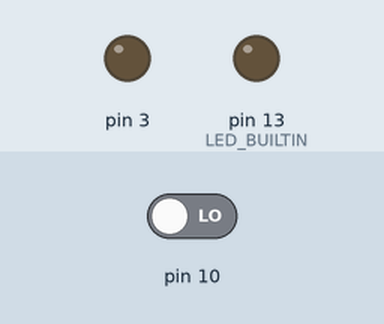
This sketch was run on a simulated Arduino Uno, built for the host (arithmetic inside an expression is 32-bit, double 64-bit). Parts: output pins drawn as LEDs (lit = HIGH). The inputs (shaded band) are chosen by the test bench; at power-on: pin 10 LOW. What the sketch prints to the serial monitor is not drawn.

Above: at 1.2 s.
1.3 s: pin 10 driven HIGH
At 2.0 s:
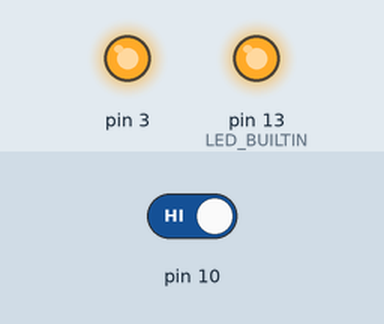
Timing chart, 0 to 4.3 s (numbered marks = the images above; inputs shaded):
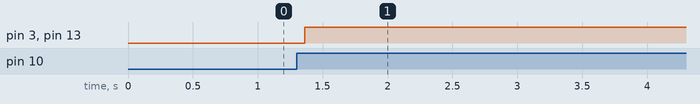

Measured:
- after the input at 1.3 s, pin 3, pin 13 (LED_BUILTIN): LOW → HIGH after 0.06 s

The sketch:

robotStuff.ino
```cpp
//  Robot controlling program for quad legged robot

#include <Wire.h>
#include <Servo.h>
#include <Adafruit_PWMServoDriver.h>

//#include <BLEDevice.h>
//#include <BLEUtils.h>
//#include <BLEScan.h>
//#include <BLEAdvertisedDevice.h>

#include "math.h"

#define USMIN  350 // This is the rounded 'minimum' microsecond length based on the minimum pulse of 150
#define USMAX  2300 // This is the rounded 'maximum' microsecond length based on the maximum pulse of 600
#define SERVO_FREQ 50 // Analog servos run at ~50 Hz updates

#define PI_Value 3.1416
#define Base_Length 113.1

#define Coxa_Length 82.25
#define Femur_Length 82.25
#define Tibia_Length 82.25

Adafruit_PWMServoDriver pwm = Adafruit_PWMServoDriver(0x40, Wire1);

//custom math
double robotDimensions[] = {113.137, 82.25, 82.25, 82.25}; //{coxa joint to adjacent coxa joint length, coxa length, femur length, tibia length} in mm from joint center to joint center
double legLocation[4][3] = {{ -175, 175, 0}, {175, 175, 0}, { -175, -175, 0}, {175, -175, 0}}; //{leg selected, {foot x, foot y, foot z}} in mm from robot center
double torsoLocation[] = {0, 0, 0}; //{center x, center y, center z} in mm from center of robot on the plane passing through all joints when perpendicular
double torsoOrientation[] = {0, 0, 0}; //{roll, pitch, yaw} in degrees of offset
double servoPositions[4][3] = {{90, 90, 90}, {90, 90, 90}, {90, 90, 90}, {90, 90, 90}}; //
const double servoScale = double(USMAX - USMIN) / 180;
boolean servoState = false;
boolean servoToggle = false;

int testable;

void setup() {
  pwm.begin();
  pwm.setOscillatorFrequency(27000000);  // The int.osc. is closer to 27MHz
  pwm.setPWMFreq(SERVO_FREQ);  // Analog servos run at ~50 Hz updates
  Serial.begin(115200);
  pinMode(3, OUTPUT);
  pinMode(10, INPUT);
  pinMode(LED_BUILTIN, OUTPUT);
  digitalWrite(3, LOW);
  digitalWrite(LED_BUILTIN, LOW);
}

void loop() {
  servoCalc();
  //servoSend();
  if (!servoToggle && digitalRead(10)) {
    servoState = !servoState;
  }
  servoToggle = digitalRead(10);
  digitalWrite(3, servoState);
  digitalWrite(LED_BUILTIN, servoState);
  delay(75);
}
void servoCalc() {
  float jointOffset[4][2] = {{-1, 1}, {1, 1}, {-1, -1}, {1, -1}};
  // implement heading rotation using the coordinate rotation math from calc class
  for (uint_fast8_t i = 0U; i < 4U; i++) {
    // variable calulations
    double legHold[2] = {legLocation[i][0] - torsoLocation[0] - (jointOffset[i][0] * robotDimensions[0] / 2), legLocation[i][1] - torsoLocation[1] - (jointOffset[i][1] * robotDimensions[0] / 2)};
    double legLength = sqrt(sq(legLocation[i][2] - torsoLocation[2]) + sq(sqrt(sq(legHold[0]) + sq(legHold[1])) - robotDimensions[1]));
    double legAngle[3] = {0, 0, acos((sq(robotDimensions[2]) + sq(robotDimensions[3]) - sq(legLength))/(2 * robotDimensions[2] * robotDimensions[3]))};
    if (legHold[0] != 0) legAngle[0] = atan(legHold[1]/legHold[0]); //angle from horizontal
    else legAngle[0] = 90;
    // warnings for invalid inputs
    if (legLength > (robotDimensions[2] + robotDimensions[3])) {
      Serial.print(i);
      Serial.print(" is over-extended");
      Serial.print("\t");
      break;
    }
    if (legLength < abs(robotDimensions[2] - robotDimensions[3])) {
      Serial.print(i);
      Serial.print(" is under-extended");
      Serial.print("\t");
      break;
    }
    if ((i % 3) && (legAngle[0] < 0 || legAngle[0] > HALF_PI)) {
      Serial.print(i);
      Serial.print(" coxa servo can't extend that far");
      Serial.print("\t");
      break;
    } else if (!(i % 3) && (legAngle[0] > 0 || legAngle[0] < -HALF_PI)) {
      Serial.print(i);
      Serial.print(" coxa servo can't extend that far");
      Serial.print("\t");
      break;
    }
    // setting servo angles
    if (i % 3) servoPositions[i][0] = 45 + (legAngle[0] * (180 / PI));
    else servoPositions[i][0] = 135 + (legAngle[0] * (180 / PI));
    servoPositions[i][1] = (sqrt(sq(legHold[0]) + sq(legHold[1])) - robotDimensions[1]);
    servoPositions[i][2] = atan((legLocation[i][2] - torsoLocation[2])/((180/PI) * legAngle[2]));
    for (uint_fast8_t j = 0U; j < 3U; j++) {
      Serial.print(servoPositions[i][j]);
      Serial.print("\t");
    }
  }
  Serial.println();
}
void robotAim(int heading) {
  //moving leg designation
  /*
     use joystick to tell the goal position for moving feet
     further joystick push = longer strides
     update location at end of step
  */
}
void servoSend() {
  for (uint_fast8_t i = 0U; i < 4U; i++) {
    for (uint_fast8_t j = 0U; j < 3U; j++) {
      pwm.writeMicroseconds(((i * 3) + j), USMIN + (servoPositions[i][j] * servoScale));
      Serial.print((i * 3) + j);
      Serial.print(" at ");
      Serial.print(USMIN + (servoPositions[i][j] * servoScale));
      Serial.print("\t");
    }
  }
  Serial.println();
}
```
